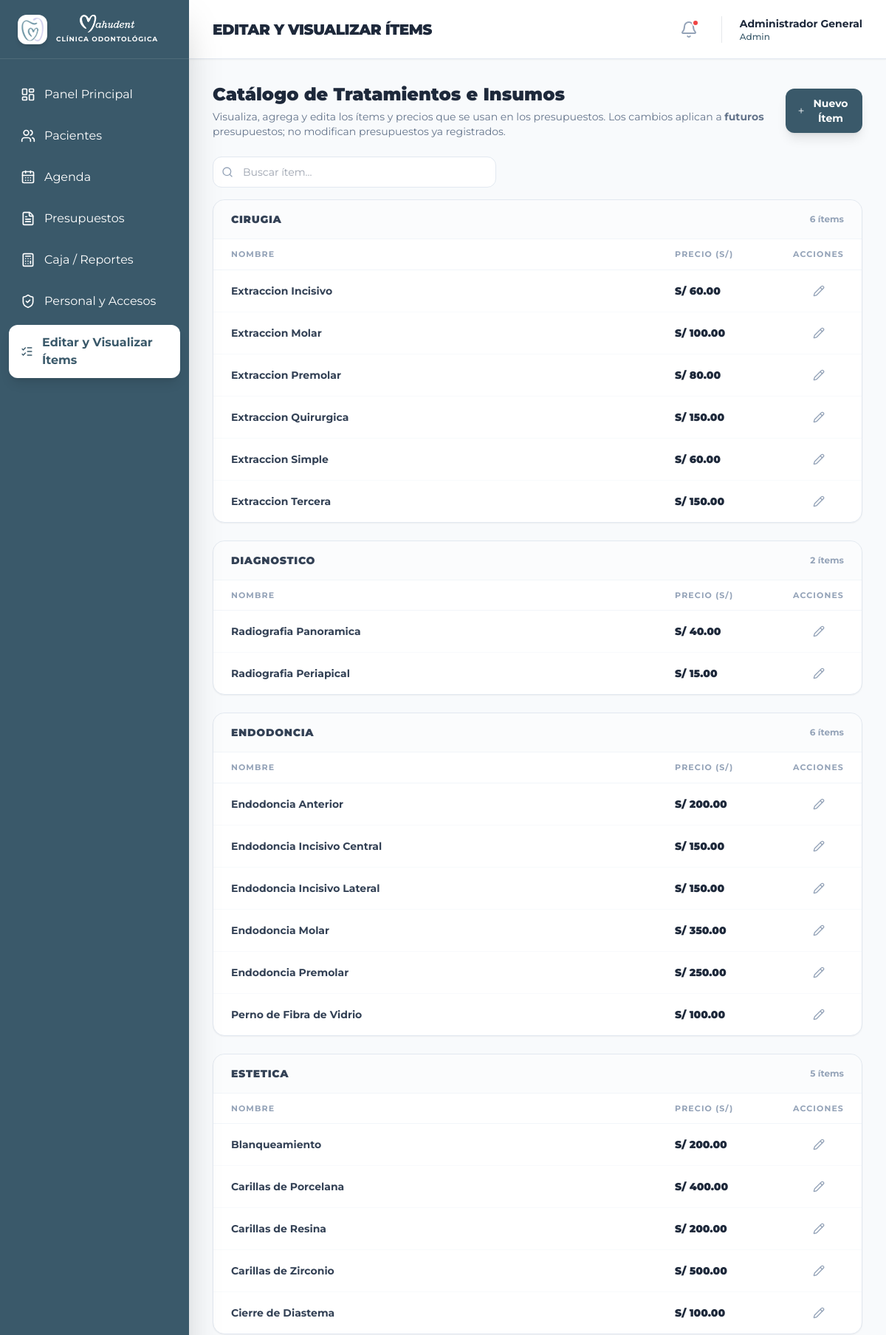
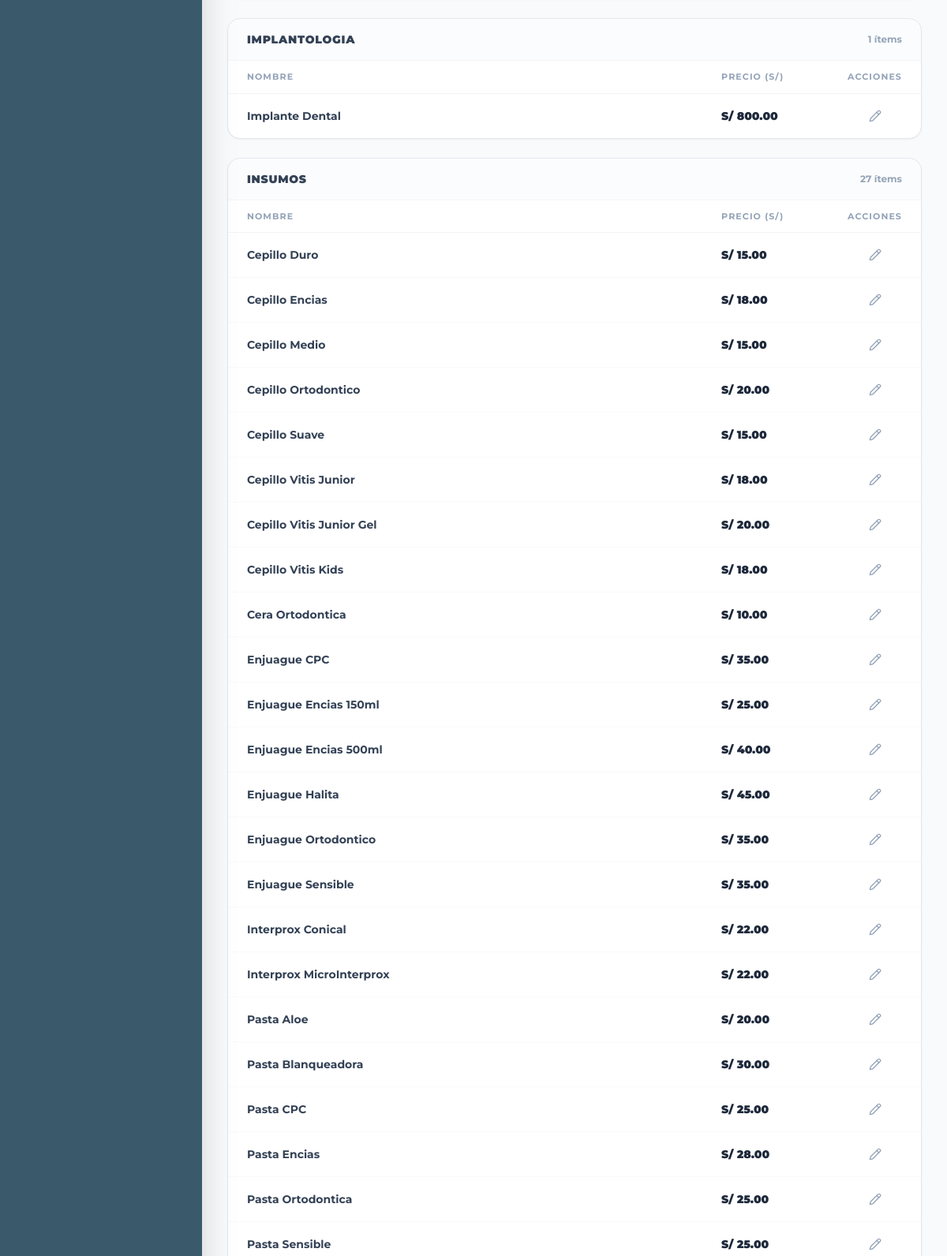
Page /catalogo_tratamientos.php (signed in, upper part) on the committed database (2 pictures, top to bottom).
### tables this page shows
CREATE TABLE `catalogo_tratamientos` (
  `id` int(11) NOT NULL AUTO_INCREMENT,
  `nombre` varchar(150) NOT NULL,
  `descripcion` mediumtext,
  `precio_base` decimal(10,2) NOT NULL DEFAULT '0.00',
  `categoria` varchar(80) DEFAULT NULL,
  `estado_odontograma` varchar(50) DEFAULT NULL,
  `activo` tinyint(1) DEFAULT '1',
  `fecha_creacion` timestamp NOT NULL DEFAULT CURRENT_TIMESTAMP,
  PRIMARY KEY (`id`)
);

### controllers/PresupuestoController.php (called while the page is built, shortened)
<?php
require_once 'config/conexion.php';
require_once 'models/CatalogoTratamiento.php';
class PresupuestoController {
    private $catalogoModel;
    public function __construct() {
        global $conn;
        $this->catalogoModel = new CatalogoTratamiento($conn);
    }
    public function getCatalogo() {
        return $this->catalogoModel->getAll();
    }
}
?>

### models/CatalogoTratamiento.php (called while the page is built, shortened)
<?php
class CatalogoTratamiento {
    private $conn;
    public function __construct($db) {
        $this->conn = $db;
    }
    public function getAll() {
        $sql = "SELECT * FROM catalogo_tratamientos WHERE activo = 1 ORDER BY categoria, nombre";
        $result = $this->conn->query($sql);
        $tratamientos = [];
        while ($row = $result->fetch_assoc()) {
            $tratamientos[] = $row;
        }
        return $tratamientos;
    }
}
?>

### catalogo_tratamientos.php (the view, shortened to what this page needs)
<?php
require_once 'controllers/PresupuestoController.php';
$controller = new PresupuestoController();
$catalogo = $controller->getCatalogo();
$categorias = [];
foreach ($catalogo as $item) {
    $cat = $item['categoria'] ?: 'Sin categoría';
    if (!isset($categorias[$cat])) {
        $categorias[$cat] = [];
    }
    $categorias[$cat][] = $item;
}
ksort($categorias);
?>
<!DOCTYPE html>
<html lang="es">
<head>
    <script src="https://cdn.tailwindcss.com"></script>
</head>
<body class="flex h-screen overflow-hidden">
    <?php include 'includes/sidebar.php'; ?>
    <main class="flex-1 flex flex-col min-w-0 overflow-hidden">
        <?php $page_title = 'Editar y Visualizar Ítems'; include 'includes/header.php'; ?>
        <div class="flex-1 overflow-y-auto p-4 md:p-8">
            <div class="mb-6 flex flex-col md:flex-row md:items-center md:justify-between gap-4">
                <div>
                    <h1 class="text-2xl font-black text-slate-800">Catálogo de Tratamientos e Insumos</h1>
                    <p class="text-sm text-slate-500 mt-1">Visualiza, agrega y edita los ítems y precios que se usan en los presupuestos. Los cambios aplican a <strong>futuros</strong> presupuestos; no modifican presupuestos ya registrados.</p>
                </div>
                <button onclick="abrirModalNuevo()" class="px-4 py-2.5 bg-brand text-white rounded-xl text-sm font-bold shadow-lg hover:bg-teal-800 transition flex items-center justify-center gap-2">
                    <i data-lucide="plus" class="w-4 h-4"></i> Nuevo Ítem
                </button>
            </div>
            <div class="mb-4">
                <div class="relative w-full md:w-96">
                    <i data-lucide="search" class="absolute left-3 top-1/2 -translate-y-1/2 w-4 h-4 text-slate-400"></i>
                    <input type="text" id="busquedaCatalogo" placeholder="Buscar ítem..." class="w-full pl-10 pr-4 py-2.5 rounded-xl border border-slate-200 text-sm focus:outline-none focus:ring-2 focus:ring-teal-200 focus:border-teal-500">
                </div>
            </div>
            <?php foreach ($categorias as $categoria => $items): ?>
            <div class="bg-white rounded-2xl shadow-sm border border-slate-200 overflow-hidden mb-6" data-categoria="<?php echo htmlspecialchars($categoria); ?>">
                <div class="px-6 py-4 border-b border-slate-100 bg-slate-50/50 flex items-center justify-between">
                    <h2 class="font-black text-slate-700 uppercase tracking-wider text-sm"><?php echo htmlspecialchars($categoria); ?></h2>
                    <span class="text-xs font-bold text-slate-400"><?php echo count($items); ?> ítems</span>
                </div>
                <div class="overflow-x-auto">
                    <table class="w-full text-left border-collapse">
                        <thead>
                            <tr class="text-[11px] font-black text-slate-400 uppercase tracking-widest border-b border-slate-100">
                                <th class="px-6 py-3">Nombre</th>
                                <th class="px-6 py-3 w-40">Precio (S/)</th>
                                <th class="px-6 py-3 w-24 text-center">Acciones</th>
                            </tr>
                        </thead>
                        <tbody class="divide-y divide-slate-50">
                            <?php foreach ($items as $item): ?>
                            <tr class="hover:bg-slate-50/60 transition-colors" data-id="<?php echo $item['id']; ?>">
                                <td class="px-6 py-3">
                                    <span class="text-sm font-bold text-slate-700 item-nombre"><?php echo htmlspecialchars($item['nombre']); ?></span>
                                </td>
                                <td class="px-6 py-3">
                                    <span class="text-sm font-black text-slate-800 item-precio">S/ <?php echo number_format($item['precio_base'], 2); ?></span>
                                </td>
                                <td class="px-6 py-3 text-center">
                                    <button onclick="editarItem(<?php echo $item['id']; ?>, '<?php echo htmlspecialchars(addslashes($item['nombre'])); ?>', <?php echo $item['precio_base']; ?>, '<?php echo htmlspecialchars(addslashes($item['categoria'])); ?>')" class="p-2 hover:bg-brand-light rounded-lg text-slate-400 hover:text-brand transition" title="Editar">
                                        <i data-lucide="pencil" class="w-4 h-4"></i>
                                    </button>
                                </td>
                            </tr>
                            <?php endforeach; ?>
                        </tbody>
                    </table>
                </div>
            </div>
            <?php endforeach; ?>
        </div>
    </main>
</body>
</html>

### catalogo_tratamientos.php (style rules this page uses)
:root { --brand-primary: #3a596a; --brand-secondary: #ede8f7; --brand-accent: #937ec2; }
body { font-family: 'Montserrat', sans-serif; background-color: #f8fafc; }
.bg-brand { background-color: var(--brand-primary); }

### rows in the picture
catalogo_tratamientos: nombre "Extraccion Incisivo", precio_base "60.00"
catalogo_tratamientos: nombre "Extraccion Molar", precio_base "100.00"
catalogo_tratamientos: nombre "Extraccion Premolar", precio_base "80.00"
catalogo_tratamientos: nombre "Extraccion Quirurgica", precio_base "150.00"
catalogo_tratamientos: nombre "Extraccion Simple", precio_base "60.00"
catalogo_tratamientos: nombre "Extraccion Tercera", precio_base "150.00"
catalogo_tratamientos: nombre "Radiografia Panoramica", precio_base "40.00"
catalogo_tratamientos: nombre "Radiografia Periapical", precio_base "15.00"
catalogo_tratamientos: nombre "Endodoncia Anterior", precio_base "200.00"
catalogo_tratamientos: nombre "Endodoncia Incisivo Central", precio_base "150.00"
catalogo_tratamientos: nombre "Endodoncia Incisivo Lateral", precio_base "150.00"
catalogo_tratamientos: nombre "Endodoncia Molar", precio_base "350.00"
catalogo_tratamientos: nombre "Endodoncia Premolar", precio_base "250.00"
catalogo_tratamientos: nombre "Perno de Fibra de Vidrio", precio_base "100.00"
catalogo_tratamientos: nombre "Blanqueamiento", precio_base "200.00"
catalogo_tratamientos: nombre "Carillas de Porcelana", precio_base "400.00"
catalogo_tratamientos: nombre "Carillas de Resina", precio_base "200.00"
catalogo_tratamientos: nombre "Carillas de Zirconio", precio_base "500.00"
catalogo_tratamientos: nombre "Cierre de Diastema", precio_base "100.00"
catalogo_tratamientos: nombre "Implante Dental", precio_base "800.00"
catalogo_tratamientos: nombre "Cepillo Duro", precio_base "15.00"
catalogo_tratamientos: nombre "Cepillo Encias", precio_base "18.00"
catalogo_tratamientos: nombre "Cepillo Medio", precio_base "15.00"
catalogo_tratamientos: nombre "Cepillo Ortodontico", precio_base "20.00"
catalogo_tratamientos: nombre "Cepillo Suave", precio_base "15.00"
catalogo_tratamientos: nombre "Cepillo Vitis Junior", precio_base "18.00"
catalogo_tratamientos: nombre "Cepillo Vitis Junior Gel", precio_base "20.00"
catalogo_tratamientos: nombre "Cepillo Vitis Kids", precio_base "18.00"
catalogo_tratamientos: nombre "Cera Ortodontica", precio_base "10.00"
catalogo_tratamientos: nombre "Enjuague CPC", precio_base "35.00"
catalogo_tratamientos: nombre "Enjuague Encias 150ml", precio_base "25.00"
catalogo_tratamientos: nombre "Enjuague Encias 500ml", precio_base "40.00"
catalogo_tratamientos: nombre "Enjuague Halita", precio_base "45.00"
catalogo_tratamientos: nombre "Enjuague Ortodontico", precio_base "35.00"
catalogo_tratamientos: nombre "Enjuague Sensible", precio_base "35.00"
catalogo_tratamientos: nombre "Interprox Conical", precio_base "22.00"
catalogo_tratamientos: nombre "Interprox MicroInterprox", precio_base "22.00"
catalogo_tratamientos: nombre "Pasta Aloe", precio_base "20.00"
catalogo_tratamientos: nombre "Pasta Blanqueadora", precio_base "30.00"
catalogo_tratamientos: nombre "Pasta CPC", precio_base "25.00"
catalogo_tratamientos: nombre "Pasta Encias", precio_base "28.00"
catalogo_tratamientos: nombre "Pasta Ortodontica", precio_base "25.00"
catalogo_tratamientos: nombre "Pasta Sensible", precio_base "25.00"

### other values in the picture
$page_title "EDITAR Y VISUALIZAR ÍTEMS"
$_SESSION['usuario_nombre'] "Administrador General"
$_SESSION['usuario_rol'] "Admin"
$categoria "CIRUGIA"
count($items) "6"
$categoria "DIAGNOSTICO"
count($items) "2"
$categoria "ENDODONCIA"
$categoria "ESTETICA"
count($items) "5"
$categoria "IMPLANTOLOGIA"
count($items) "1"
$categoria "INSUMOS"
count($items) "27"
